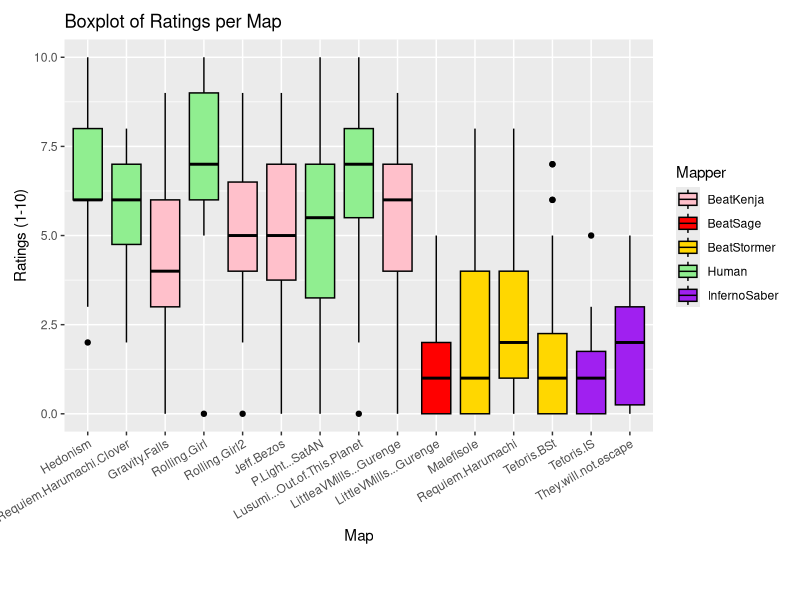
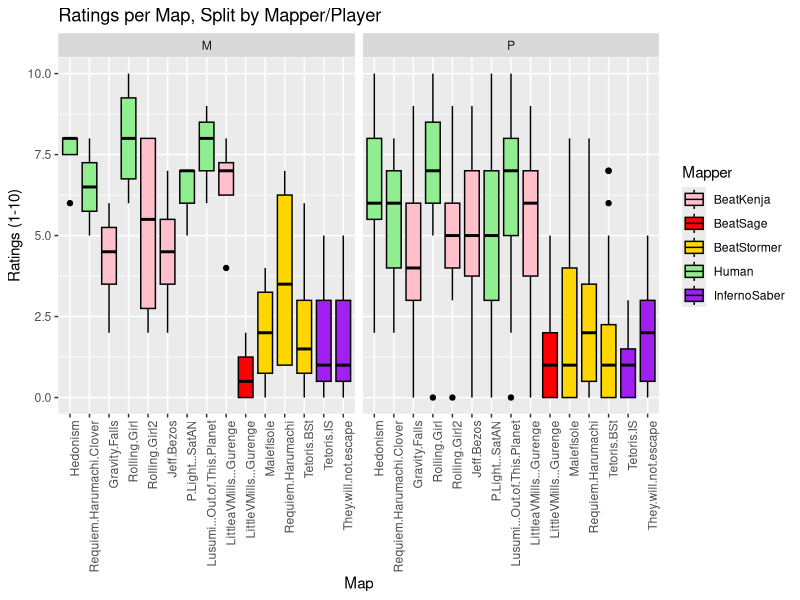
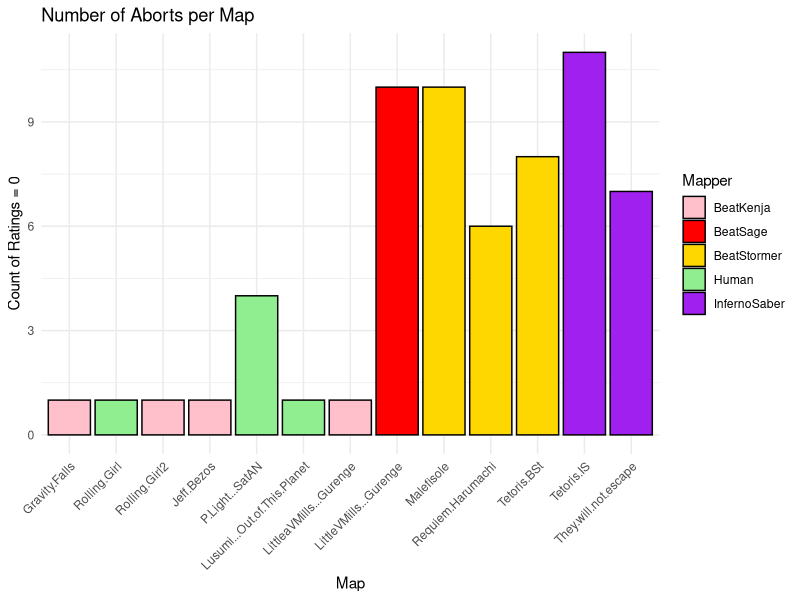
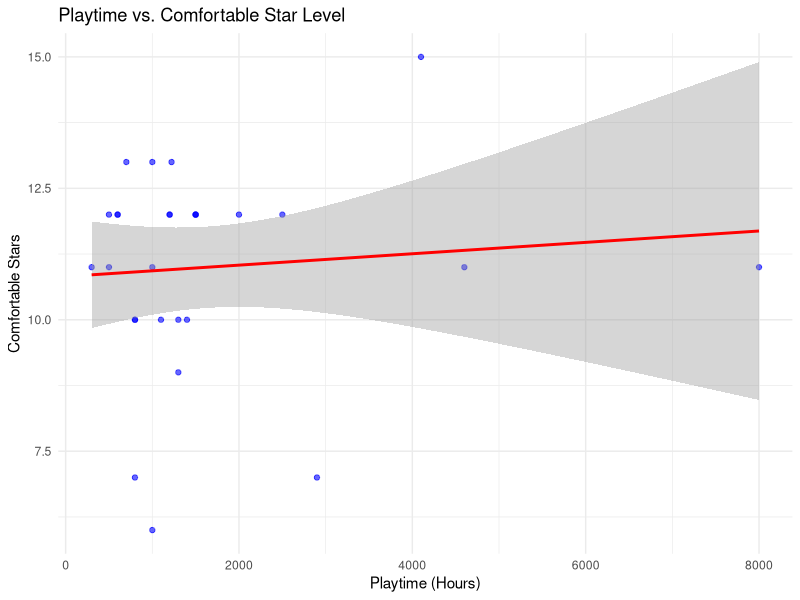
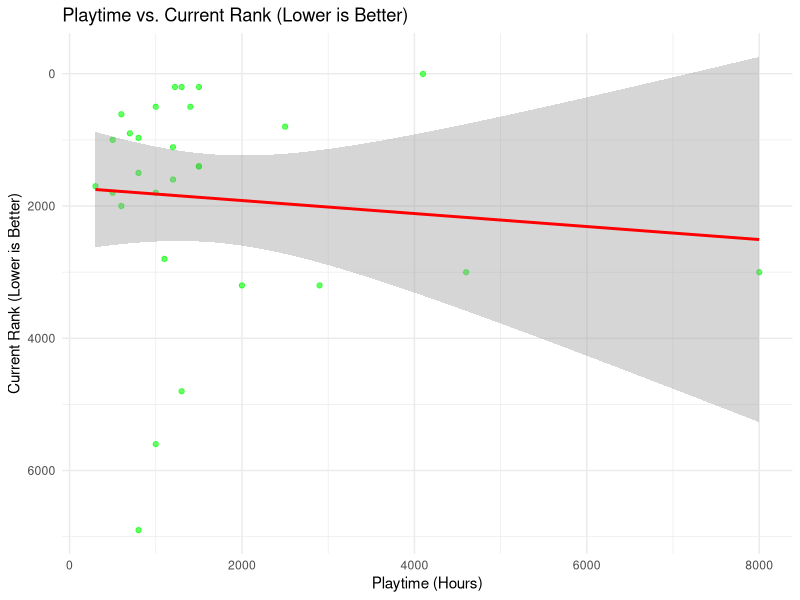
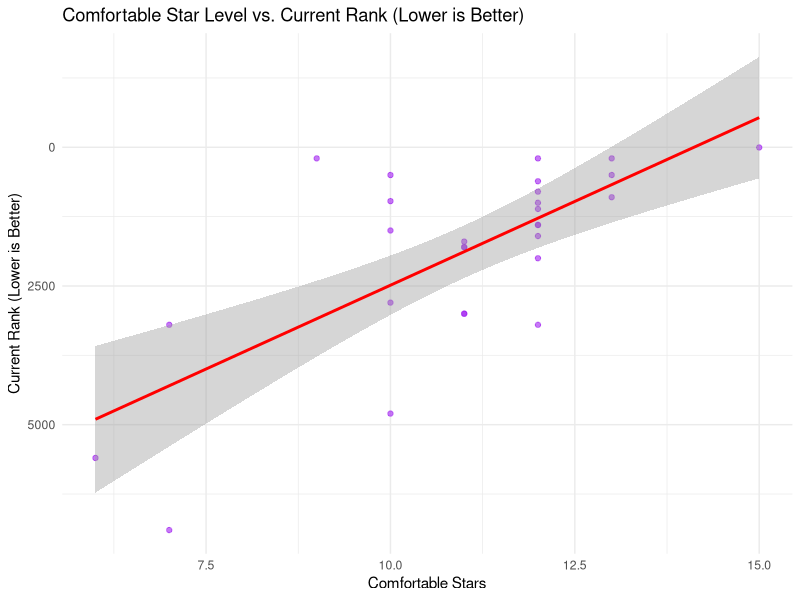
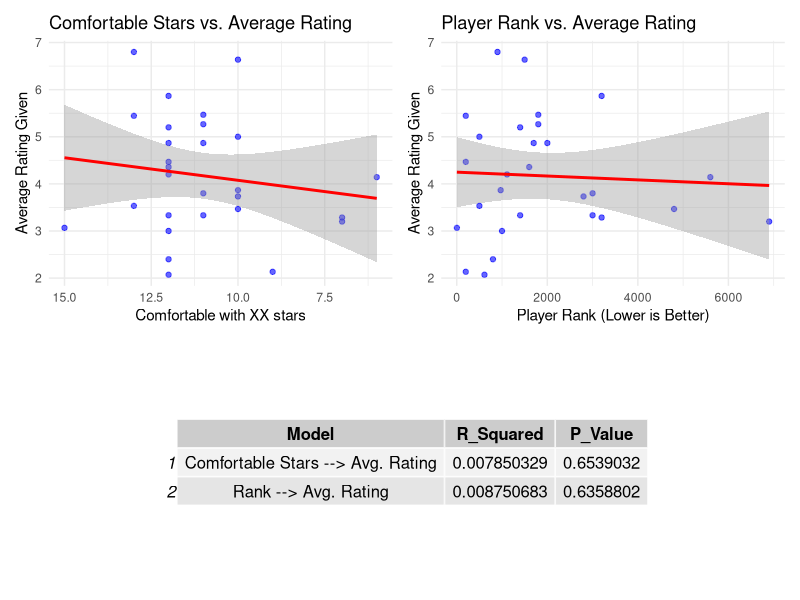
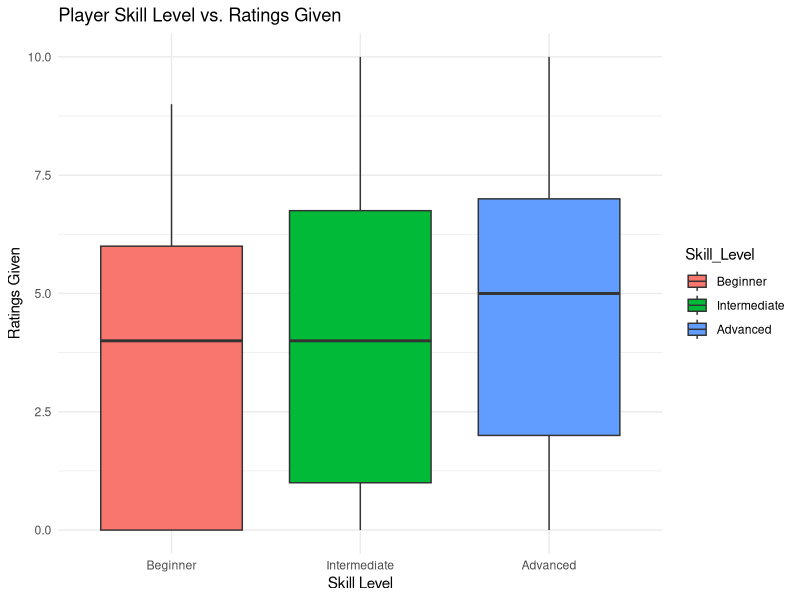

Source code (R) for these figures, in order:
## ---- chunk 1
knitr::opts_chunk$set(echo = TRUE)
## ---- chunk 2
# Install the required packages:

#install.packages("ggplot2")     # For visualizations
#install.packages("dplyr")       # For data manipulation
#install.packages("tidyverse")   # For easier data handling
#install.packages("corrplot")    # For correlation matrix visualization
#install.packages("reshape2")    # For reshaping data
#install.packages("tidyr")  # Install tidyr if not installed
#install.packages("GGally")
#install.packages("gridExtra")
#install.packages("kableExtra")

library(GGally)
library(tidyr)
library(ggplot2)
library(dplyr)
#library(tidyverse)
library(corrplot)
library(reshape2)
library(patchwork)
library(gridExtra)  # Needed for tableGrob()
library(kableExtra)
## ---- chunk 3
#data <- read.csv2("./Results of the User_Study.csv", header = FALSE)
data <- read.csv("Results of the User_Study.csv", header=TRUE, row.names=1, sep=";", stringsAsFactors=FALSE, fileEncoding="ISO-8859-1")


# head(data)
# summary(data)
## ---- chunk 4
rating_columns <- names(data)[6:19]  # Assuming ratings start from column 6
data[rating_columns] <- lapply(data[rating_columns], function(x) as.numeric(as.character(x)))

play_again_columns <- names(data)[20:34]  
data[play_again_columns] <- lapply(data[play_again_columns], function(x) ifelse(x == "y", 1, ifelse(x == "n", 0, NA)))

# data[play_again_columns]
# data[rating_columns]
## ---- chunk 5
mapper_colors <- c(
  "Human" = "lightgreen",
  "BeatKenja" = "pink",
  "BeatSage" = "red",
  "BeatStormer" = "gold",
  "InfernoSaber" = "purple",
  "Hybrid" = "lightblue"
)

# Create a mapping between Automapper names and Mappers
mapper_assignment <- c(
  "Hedonism" = "Human",
  "Requiem.Harumachi.Clover" = "Human",
  "Gravity.Falls" = "BeatKenja",
  "Rolling.Girl" = "Human",
  "Rolling.Girl2" = "BeatKenja",
  "Jeff.Bezos" = "BeatKenja",
  "P.Light...SatAN" = "Human",
  "Lusumi...Out.of.This.Planet" = "Human",
  "LittleaVMills...Gurenge" = "BeatKenja",
  "LittleVMills...Gurenge" = "BeatSage",
  "Malefisole" = "BeatStormer",
  "Requiem.Harumachi" = "BeatStormer",
  "Tetoris.BSt" = "BeatStormer",
  "Tetoris.IS" = "InfernoSaber",
  "They.will.not.escape" = "InfernoSaber"
)
## ---- chunk 6
# Define rating columns (maps 6 to 19)
rating_columns <- names(data)[5:19]  

# Define "Would Play Again" columns (maps 20 to 34)
play_again_columns <- names(data)[20:34]  

# Transform data into long format, separating Ratings and Would Play Again
long_ratings <- data %>%
  select(Player.Mapper, Playtime, comfortable.with.XX.stars, Current.Rank.SS.BL, all_of(rating_columns)) %>%
  pivot_longer(cols = all_of(rating_columns), names_to = "Automapper", values_to = "Rating")


long_play_again <- data %>%
  select(Player.Mapper, Playtime, comfortable.with.XX.stars, Current.Rank.SS.BL, all_of(play_again_columns)) %>%
  pivot_longer(cols = all_of(play_again_columns), names_to = "Automapper", values_to = "Would_Play_Again")

# Remove the suffix from play_again column names so they match rating column names
long_play_again$Automapper <- ifelse(long_play_again$Automapper == "Rolling.Girl26","Rolling.Girl2", #Make an Exception for Rolling.Girl2 
  gsub("\\d+$", "", long_play_again$Automapper)  # Remove trailing digits from others
)

# Remove many-to-many relations
long_play_again <- long_play_again %>%
  group_by(Player.Mapper, Playtime, comfortable.with.XX.stars, Current.Rank.SS.BL, Automapper) %>%
  summarise(Would_Play_Again = first(Would_Play_Again), .groups = "drop")  # Keeps only 1 row per Automapper

# Merge both datasets by Player and Automapper
long_data <- left_join(long_ratings, long_play_again, by = c("Player.Mapper", "Playtime", "comfortable.with.XX.stars", "Current.Rank.SS.BL", "Automapper"))


# Ensure Automapper order is preserved
long_data$Automapper <- factor(long_data$Automapper, levels = rating_columns, ordered = TRUE)
long_data_duplicate <- long_data

# Display structure of `long_data`
# str(long_data)
## ---- chunk 7
# Remove non-finite values (NA, NaN, Inf)
long_data <- long_data %>%
  filter(!is.na(Rating) & !is.nan(Rating) & is.finite(Rating))  # Filters out invalid values

# Ensure Automapper is in the correct order
long_data$Automapper <- factor(long_data$Automapper, levels = rating_columns, ordered = TRUE)

# Assign the mapper category
long_data$Mapper <- mapper_assignment[as.character(long_data$Automapper)]

long_data <- long_data %>%
  filter(!is.na(Automapper) & !is.na(Mapper))

# Create the boxplot
ggplot(long_data, aes(x = Automapper, y = Rating, fill = Mapper)) +
  geom_boxplot(color = "black") +  # Outline color remains black
  scale_fill_manual(values = mapper_colors) +  # Custom colors per mapper
  labs(title = "Boxplot of Ratings per Map", x = "Map", y = "Ratings (1-10)", fill = "Mapper") +
  theme(
    axis.text.x = element_text(angle = 30, hjust = 1, vjust = 1),  # Angled labels for readability
    plot.margin = margin(10, 10, 40, 10)  # Adds margin to prevent cutoff
  )
## ---- chunk 8
ggplot(long_data, aes(x = Automapper, y = Rating, fill = Mapper)) +
  geom_boxplot(color = "black") +
  scale_fill_manual(values = mapper_colors) +
  labs(title = "Ratings per Map, Split by Mapper/Player", 
       x = "Map", y = "Ratings (1-10)", fill = "Mapper") +
  theme(axis.text.x = element_text(angle = 90, hjust = 1, vjust = 1)) +
  facet_wrap(~Player.Mapper)  # <-- Creates separate panels for each Player.Mapper


## ---- chunk 9
# Filter zero ratings and count them per map
zero_ratings <- long_data %>%
  filter(Rating == 0) %>%
  group_by(Automapper) %>%
  summarise(NumRatings = n())

zero_ratings$Automapper <- factor(zero_ratings$Automapper, levels = rating_columns, ordered = TRUE)

# Assign the mapper category to each Automapper
zero_ratings$Mapper <- mapper_assignment[as.character(zero_ratings$Automapper)]

ggplot(zero_ratings, aes(x = Automapper, y = NumRatings, fill = Mapper)) +
  geom_bar(stat = "identity", color = "black") +
  scale_fill_manual(values = mapper_colors) +  # Apply custom colors
  labs(title = "Number of Aborts per Map", x = "Map", y = "Count of Ratings = 0", fill = "Mapper") +
  theme_minimal() +
  theme(axis.text.x = element_text(angle = 45, hjust = 1))


## ---- chunk 10
model1 <- lm(comfortable.with.XX.stars ~ Playtime, data = data)
model2 <- lm(Current.Rank.SS.BL ~ Playtime, data = data)
model3 <- lm(Current.Rank.SS.BL ~ comfortable.with.XX.stars, data = data)
## ---- chunk 11
summary_table <- data.frame(
  Model = c("Playtime → Comfortable Stars", 
            "Playtime → Current Rank", 
            "Comfortable Stars → Current Rank"),
  R_Squared = c(summary(model1)$r.squared, 
                summary(model2)$r.squared, 
                summary(model3)$r.squared),
  P_Value = c(summary(model1)$coefficients[2, 4], 
              summary(model2)$coefficients[2, 4], 
              summary(model3)$coefficients[2, 4])
)

print(summary_table)
## ---- chunk 12
ggplot(data, aes(x = Playtime, y = comfortable.with.XX.stars)) +
  geom_point(color = "blue", alpha = 0.6) +
  geom_smooth(method = "lm", color = "red", se = TRUE) +
  labs(title = "Playtime vs. Comfortable Star Level", x = "Playtime (Hours)", y = "Comfortable Stars") +
  theme_minimal()
## ---- chunk 13
summary(model1)
## ---- chunk 14
ggplot(data, aes(x = Playtime, y = Current.Rank.SS.BL)) +
  geom_point(color = "green", alpha = 0.6) +
  geom_smooth(method = "lm", color = "red", se = TRUE) +
  scale_y_reverse() +  # <-- Inverts the y-axis (low rank is better)
  labs(title = "Playtime vs. Current Rank (Lower is Better)", x = "Playtime (Hours)", y = "Current Rank (Lower is Better)") +
  theme_minimal()
## ---- chunk 15
summary(model2)
## ---- chunk 16
ggplot(data, aes(x = comfortable.with.XX.stars, y = Current.Rank.SS.BL)) +
  geom_point(color = "purple", alpha = 0.6) +
  geom_smooth(method = "lm", color = "red", se = TRUE) +
  scale_y_reverse() +  # <-- Inverts the y-axis (low rank is better)
  labs(title = "Comfortable Star Level vs. Current Rank (Lower is Better)", x = "Comfortable Stars", y = "Current Rank (Lower is Better)") +
  theme_minimal()
## ---- chunk 17
summary(model3)
## ---- chunk 18
# Compute average rating for each player
player_avg_ratings <- data %>%
  mutate(Average_Rating = rowMeans(select(., all_of(rating_columns)), na.rm = TRUE)) %>%
  filter(!is.na(Average_Rating), !is.infinite(Average_Rating))  # ⬅ Remove problematic rows


# First plot: Comfortable Stars vs. Average Rating
p1 <- ggplot(player_avg_ratings, aes(x = comfortable.with.XX.stars, y = Average_Rating)) +
  geom_point(color = "blue", alpha = 0.6, na.rm = TRUE) +
  geom_smooth(method = "lm", color = "red", se = TRUE, na.rm = TRUE) +
  scale_x_reverse() +  # ⬅ Lower rank is better
  labs(title = "Comfortable Stars vs. Average Rating", x = "Comfortable with XX stars", y = "Average Rating Given") +
  theme_minimal()

# Second plot: Rank vs. Average Rating
p2 <- ggplot(player_avg_ratings, aes(x = Current.Rank.SS.BL, y = Average_Rating)) +
  geom_point(color = "blue", alpha = 0.6, na.rm = TRUE) +
  geom_smooth(method = "lm", color = "red", se = TRUE, na.rm = TRUE) +
  labs(title = "Player Rank vs. Average Rating", x = "Player Rank (Lower is Better)", y = "Average Rating Given") +
  theme_minimal()

summary_table <- data.frame(
  Model = c("Comfortable Stars --> Avg. Rating", "Rank --> Avg. Rating"),
  R_Squared = c(summary(model1)$r.squared, 
                summary(model2)$r.squared),
  P_Value = c(summary(model1)$coefficients[2, 4], 
              summary(model2)$coefficients[2, 4])
)

# Convert the summary table to a grob (graphical object)
summary_grob <- tableGrob(summary_table)

## ---- chunk 19
model1 <- lm(Average_Rating ~ comfortable.with.XX.stars, data = player_avg_ratings)
model2 <- lm(Average_Rating ~ Current.Rank.SS.BL, data = player_avg_ratings)
## ---- chunk 20
# Combine plots with the summary table below
(p1 + p2) / summary_grob  # ⬅ This places the plots side-by-side and the table below
## ---- chunk 21
skill_groups <- c(-Inf, 7, 10, Inf)
skill_groups_labels <- c("Beginner", "Intermediate", "Advanced")

data <- data %>%
  mutate(Skill_Level = cut(comfortable.with.XX.stars, breaks = skill_groups, 
                           labels = skill_groups_labels))

long_ratings <- data %>%
  select(Skill_Level, all_of(rating_columns)) %>%
  pivot_longer(cols = -Skill_Level, names_to = "Automapper", values_to = "Rating")

ggplot(long_ratings, aes(x = Skill_Level, y = Rating, fill = Skill_Level)) +
  geom_boxplot() +
  labs(title = "Player Skill Level vs. Ratings Given", x = "Skill Level", y = "Ratings Given") +
  theme_minimal()
## ---- chunk 22
# Define Skill Levels based on Comfortable Stars
data <- data %>%
  mutate(Skill_Level = cut(comfortable.with.XX.stars, 
                           breaks = skill_groups, 
                           labels = skill_groups_labels))

# Convert data to long format
long_ratings <- data %>%
  select(Skill_Level, all_of(rating_columns)) %>%
  pivot_longer(cols = -Skill_Level, names_to = "Automapper", values_to = "Rating") %>%
  filter(Rating >= 0 & Rating <= 10)  # <-- Remove invalid ratings

# Count number of ratings per Automapper
rating_counts <- long_ratings %>%
  group_by(Automapper) %>%
  summarise(n = n())

# Remove Automappers with 2 or fewer ratings
long_ratings <- long_ratings %>%
  filter(Automapper %in% rating_counts$Automapper[rating_counts$n > 2])

# Define the correct order from mapper_assignment
automapper_order <- names(mapper_assignment)  # Extract names in the given order

# Convert Automapper to an ordered factor
long_ratings$Automapper <- factor(long_ratings$Automapper, levels = automapper_order)


## ---- chunk 23
ggplot(long_ratings, aes(x = Skill_Level, y = Rating, fill = Skill_Level)) +
  geom_violin(alpha = 0.7) +
  facet_wrap(~Automapper, scales = "free_y", ncol = 3) +
  labs(title = "Player Skill Level vs. Ratings Given per Map", 
       x = NULL, y = "Ratings Given") +  # ⬅ Removes x-axis label
  theme_minimal() +
  theme(
    axis.text.x = element_blank(),  # ⬅ Removes x-axis text
    axis.ticks.x = element_blank()  # ⬅ Removes x-axis ticks
  )
## ---- chunk 24
# Prepare long_data
long_data <- data %>%
  select(Skill_Level, all_of(rating_columns)) %>%
  pivot_longer(cols = -Skill_Level, names_to = "Automapper", values_to = "Rating") %>%
  mutate(Rating = as.numeric(Rating)) %>%
  na.omit()  # Remove NA values

# Compute median ratings per skill level for each map
median_ratings <- long_data %>%
  group_by(Skill_Level, Automapper) %>%
  summarise(Median_Rating = median(Rating, na.rm = TRUE)) %>%
  pivot_wider(names_from = Skill_Level, values_from = Median_Rating)

# Compute differences between skill levels
median_ratings <- median_ratings %>%
  mutate(Diff_Intermediate_Advanced = Intermediate - Advanced,
         Diff_Beginner_Intermediate = Intermediate - Beginner)

# Define the correct order from mapper_assignment
automapper_order <- names(mapper_assignment)  # Extract names in the given order

# Convert Automapper to an ordered factor in BOTH datasets
long_data$Automapper <- factor(long_data$Automapper, levels = automapper_order, ordered = TRUE)
# Reverse the Automapper order
median_ratings$Automapper <- factor(median_ratings$Automapper, 
                                    levels = rev(automapper_order),  # <-- Reverse the order
                                    ordered = TRUE)

long_data$Skill_Level <- factor(long_data$Skill_Level, 
                                levels = c("Beginner", "Intermediate", "Advanced"), 
                                ordered = TRUE)
## ---- chunk 25
ggplot(long_data, aes(x = Automapper, y = Rating, fill = Skill_Level)) +
  geom_boxplot() +
  facet_wrap(~Skill_Level) +
  scale_fill_manual(values = c("Beginner" = "blue", "Intermediate" = "green", "Advanced" = "red")) +
  labs(title = "Ratings Per Map by Skill Level", x = "Map", y = "Ratings (1-10)", fill = "Skill Level") +
  theme_minimal() +
  theme(axis.text.x = element_text(angle = 90, hjust = 1, vjust = 1))
## ---- chunk 26
# Plot the differences
ggplot(median_ratings, aes(x = Automapper)) +
  geom_bar(aes(y = Diff_Intermediate_Advanced, fill = "Intermediate --> Advanced"), 
           stat = "identity", position = "dodge") +
  geom_bar(aes(y = Diff_Beginner_Intermediate, fill = "Intermediate --> Beginner"), 
           stat = "identity", position = "dodge") +
  coord_flip() +  # <-- Flips x and y for readability
  labs(title = "Difference in Median Ratings Across Skill Levels",
       x = "Map", y = "Rating Difference",
       fill = "Skill Level Change") +
  theme_minimal()
## ---- chunk 27

# summary(data)
# Would.you.Prefer..Rolling.Girl..by.Alice.or.BeatKenja
# Would.you.Prefer..Gurenge..by.BeatSage.or.BeatKenja
# Would.you.Prefer..Requiem.Harumachi..by.BeatStormer.or.Chrisvenator
# Would.you.Prefer..Tetoris..by.BeatStormer.or.Inferno.Saber


# Define preference columns
preference_columns <- c(
  "Would.you.Prefer..Rolling.Girl..by.Alice.or.BeatKenja",
  "Would.you.Prefer..Gurenge..by.BeatSage.or.BeatKenja",
  "Would.you.Prefer..Requiem.Harumachi..by.BeatStormer.or.Chrisvenator",
  "Would.you.Prefer..Tetoris..by.BeatStormer.or.Inferno.Saber"
)

# Define color mapping
color_mapping <- c(
  "Alice" = "#2ca02c",
  "BeatKenja" = "#ff7f0e",
  "BeatSage" = "#d62728",
  "BeatStormer" = "gold",
  "Chrisvenator" = "#2ca02c",
  "Inferno Saber" = "#9467bd"
)


# Define expected choices for each question
expected_choices <- list(
  "Would.you.Prefer..Rolling.Girl..by.Alice.or.BeatKenja" = c("Alice", "BeatKenja", "none"),
  "Would.you.Prefer..Gurenge..by.BeatSage.or.BeatKenja" = c("BeatSage", "BeatKenja", "none"),
  "Would.you.Prefer..Requiem.Harumachi..by.BeatStormer.or.Chrisvenator" = c("BeatStormer", "Chrisvenator", "none"),
  "Would.you.Prefer..Tetoris..by.BeatStormer.or.Inferno.Saber" = c("none", "BeatStormer", "Inferno Saber")
)

# Function to create a pie chart for each question
create_pie_chart <- function(data, column_name) {
  # Convert column name to symbol
  col_sym <- sym(column_name)
  
  # Count responses
  count_data <- data %>%
    count(!!col_sym) %>%
    complete(!!col_sym, fill = list(n = 0))  # Ensures missing responses appear as 0

  # Rename columns for better readability
  colnames(count_data) <- c("Choice", "Count")

  # Ensure all expected choices are present
  count_data <- count_data %>%
    filter(Choice %in% expected_choices[[column_name]]) %>%  # Keep only expected choices
    complete(Choice = expected_choices[[column_name]], fill = list(Count = 0))  # Fill missing ones

  # Assign colors (default to gray if missing)
  count_data$Color <- color_mapping[as.character(count_data$Choice)]
  count_data$Color[is.na(count_data$Color)] <- "#cccccc"  # Default gray

  # Create pie chart
  ggplot(count_data, aes(x = "", y = Count, fill = Choice)) +
    geom_bar(stat = "identity", width = 1) +
    coord_polar(theta = "y") +
    scale_fill_manual(values = setNames(count_data$Color, count_data$Choice)) + labs(title = gsub("^Would\\.you\\.Prefer\\.\\.(.*?)\\.\\..*", "\\1", column_name), 
     x = NULL, y = NULL, fill = "Preference") +
    theme_minimal() +
    theme(axis.text.x = element_blank(), axis.ticks = element_blank())
}

# Generate pie charts
pie_charts <- lapply(preference_columns, function(col) create_pie_chart(data, col))

# Arrange all pie charts in a single row with a title
final_plot <- wrap_plots(pie_charts, ncol = 2) + 
  plot_annotation(title = "Which map would you Prefer?")

# Display the final plot
final_plot
## ---- chunk 28
# Define the column name for analysis
question_column <- "Which.auto.generated.Map.did.you.like.the.most."

# Define expected choices to ensure all options appear in the chart
expected_choices <- tibble(Choice = c("Garvity Falls", "Rolling Girl (By BeatKenja)", "Jeff Bezos", "Gurenge (BeatKenja)", "Gurenge (BeatSage)", "Malefisole", "Requiem Harumachi (BeatStormer)", "Tetoris (BeatStormer)", "Tetoris (InfernoSaber)", "They will not Escape (Inferno Saber)"))

# Count occurrences of each choice
count_data <- data %>%
  count(!!sym(question_column)) %>%
  rename(Choice = !!sym(question_column)) %>%
  right_join(expected_choices, by = "Choice") %>%  # Ensures all expected choices are present
  mutate(Count = replace_na(n, 0))  # Replace NA counts with 0

# Assign colors to choices (fallback to gray if missing)
count_data$Color <- color_mapping[as.character(count_data$Choice)]
count_data$Color[is.na(count_data$Color)] <- "#cccccc" # Default gray for unknown values

# Create pie chart
ggplot(count_data, aes(x = "", y = Count, fill = Choice)) +
  geom_bar(stat = "identity", width = 1) +
  coord_polar(theta = "y") +
  #scale_fill_manual(values = setNames(count_data$Color, count_data$Choice)) +
  labs(title = "Preferred Auto-Generated Map", x = NULL, y = NULL, fill = "Map") +
  theme_minimal() +
  theme(axis.text.x = element_blank(), axis.ticks = element_blank())
## ---- chunk 29
# Count Would Play Again responses (1 and 0) per map, ignoring NAs
play_again_counts <- long_data_duplicate %>%
  filter(!is.na(Would_Play_Again)) %>%  # <-- Ignore NAs
  group_by(Automapper, Would_Play_Again) %>%
  summarise(NumPlayers = n(), .groups = "drop") %>%
  mutate(Would_Play_Again = factor(Would_Play_Again, levels = c(1,0), labels = c("Yes","No")))


# Assign factor order for Automapper (ensuring original order)
play_again_counts$Automapper <- factor(play_again_counts$Automapper, levels = rating_columns, ordered = TRUE)

# Assign Mapper category for color coding
play_again_counts$Mapper <- mapper_assignment[as.character(play_again_counts$Automapper)]

# Plot stacked bar chart
ggplot(play_again_counts, aes(x = Automapper, y = NumPlayers, fill = Would_Play_Again)) +
  geom_bar(stat = "identity", position = "dodge", color = "black") +  # Use "dodge" for side-by-side bars
  scale_fill_manual(values = c("Yes" = "green", "No" = "red")) +  # Custom colors for Would Play Again
  labs(title = "Would you play this map again?", 
       x = "Map", 
       y = "Player Count",
       fill = "Would Play Again") +
  theme_minimal() +
  theme(axis.text.x = element_text(angle = 45, hjust = 1)) 
  

## ---- chunk 30
# How.much.do.you.think.that.good.timings.matter.

# Define the column name
question_column <- "How.much.do.you.think.that.good.timings.matter."

# Count occurrences of each rating (1-5), filtering out NAs
timing_counts <- data %>%
  filter(!is.na(!!sym(question_column))) %>%  # Remove NAs
  count(!!sym(question_column)) %>%
  complete(!!sym(question_column), fill = list(n = 0))  # Ensure all values (1-5) appear

# Rename columns for readability
colnames(timing_counts) <- c("Response", "Count")

# Define colors for all possible responses
color_mapping <- c("1" = "#d73027", "2" = "#fc8d59", "3" = "#fee090", "4" = "#91bfdb", "5" = "#4575b4")

# Ensure all possible values (1-5) appear in the factor
timing_counts$Response <- factor(timing_counts$Response, levels = c(1, 2, 3, 4, 5))

ggplot(timing_counts, aes(x = "", y = Count, fill = Response)) +
  geom_bar(stat = "identity", width = 1) +
  coord_polar(theta = "y") +  # Convert to pie chart
  scale_fill_manual(values = color_mapping, drop = FALSE) +  # Ensure all colors appear
  geom_text(aes(label = paste0("", round(100 * Count / sum(Count), 1), "%")), 
            position = position_stack(vjust = 0.5), size = 5, color = "white") +  # Add percentage labels
  labs(title = "How Much Do You Think Good Timings Matter?", fill = "Rating (1-5)") +  # Remove "Count"
  theme_minimal() +
  theme(
    axis.text.x = element_blank(),  # Remove X-axis text
    axis.ticks = element_blank(),   # Remove axis ticks
    axis.title.x = element_blank(), # Remove "X" label
    axis.title.y = element_blank()  # Remove "Count" label
  )

## ---- chunk 31
beatsaver_data <- read.csv("BeatSaverAPI/scores.csv", header=TRUE, sep=",", stringsAsFactors=FALSE, fileEncoding="ISO-8859-1")

# summary(beatsaver_data$Percent)
# (beatsaver_data)

####
# We want to remove all players who did not participate in the user study:
####

# Define maps to keep
maps_to_keep <- c('Hedonism', 'Requiem.Harumachi.Clover', 'Gravity.Falls', 
                  'Rolling.Girl2', 'Jeff.Bezos', 'LittleaVMills...Gurenge', 
                  'LittleVMills...Gurenge', 'Malefisole', 'Requiem.Harumachi', 
                  'Tetoris.BSt', 'Tetoris.IS', 'They.will.not.escape')

# Ensure "Player" and "Map" columns are characters
beatsaver_data$Player <- as.character(beatsaver_data$Player)
beatsaver_data$Map <- as.character(beatsaver_data$MapName)

# Identify players who played at least one map from maps_to_keep
players_to_keep <- beatsaver_data %>%
  filter(Map %in% maps_to_keep) %>%  # Filter for relevant maps
  pull(Player) %>%  # Extract Player column
  unique()  # Get unique player names

# Keep all entries of those players
filtered_beatsaver_data_data <- beatsaver_data %>%
  filter(Player %in% players_to_keep)

filtered_beatsaver_data_data <- filtered_beatsaver_data_data %>%
  filter(MapName != "Jeff.Bezos" | Percent >= 90)

# Show how many players were kept
# cat("Players kept:", length(unique(filtered_data$Player)), "\n")

## ---- chunk 32
# Ensure MapName is a character
filtered_beatsaver_data_data$MapName <- as.character(filtered_beatsaver_data_data$MapName)

# Assign Mapper type to each MapName
filtered_beatsaver_data_data$Mapper <- mapper_assignment[filtered_beatsaver_data_data$MapName]

# Convert MapName to a factor with the correct order
filtered_beatsaver_data_data$MapName <- factor(filtered_beatsaver_data_data$MapName, 
                                               levels = names(mapper_assignment), 
                                               ordered = TRUE)

# Convert Mapper to a factor to ensure correct coloring
filtered_beatsaver_data_data$Mapper <- factor(filtered_beatsaver_data_data$Mapper, 
                                              levels = names(mapper_colors), 
                                              ordered = TRUE)

# Plot with sorted maps and colored by Mapper
ggplot(filtered_beatsaver_data_data, aes(x = MapName, y = Percent , fill = Mapper)) +  # Convert to percentage
  geom_boxplot(color = "black") +
  scale_fill_manual(values = mapper_colors) +  # Apply custom colors
  labs(title = "Accuracy Scores by Map",
       x = "Map",
       y = "Accuracy (%)",
       fill = "Mapper") +
  theme(axis.text.x = element_text(angle = 45, hjust = 1))
